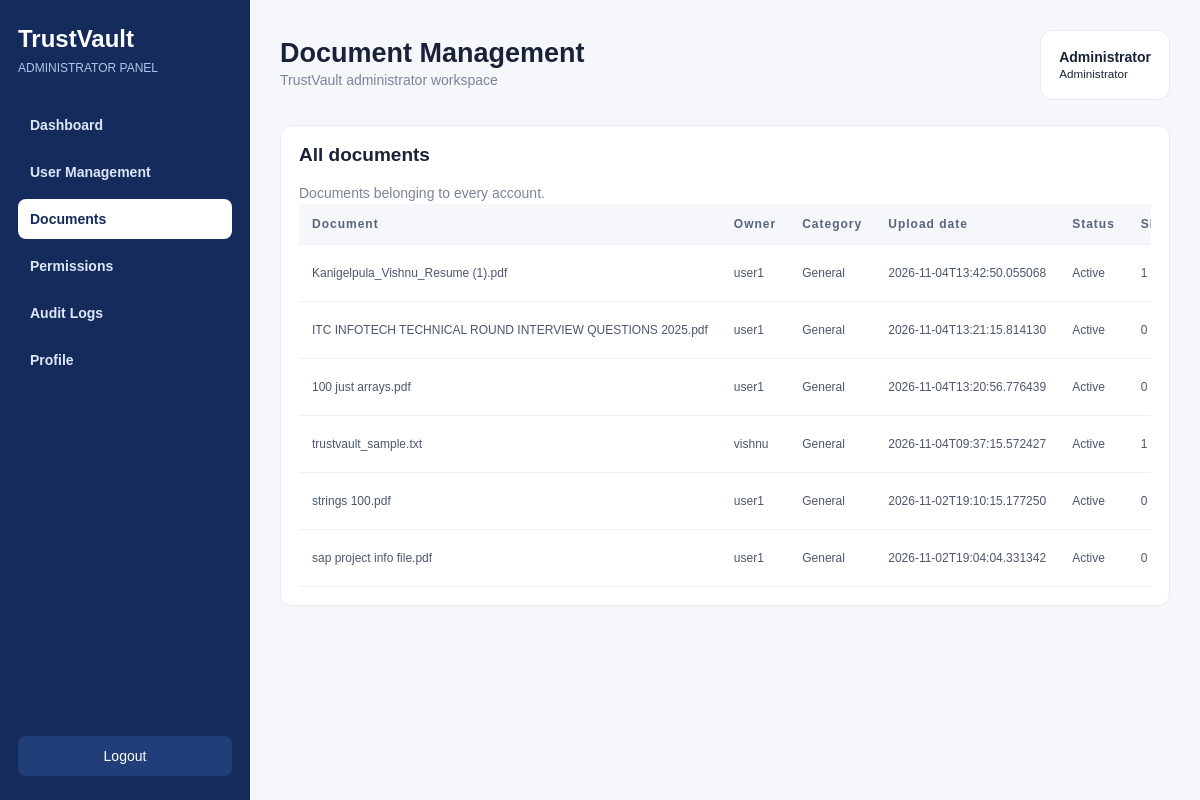
/admin/documents (signed in), run on an earlier commit of the app's database.
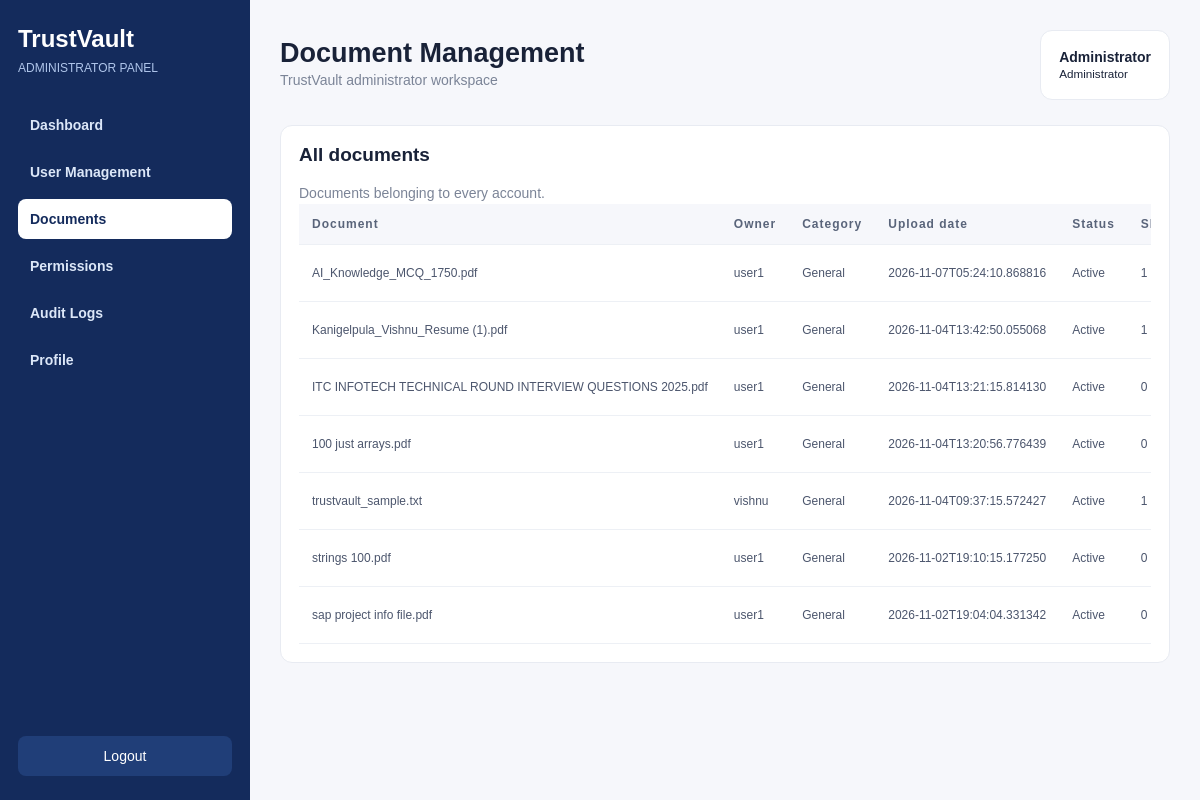
And on a later commit of the database.
### tables this page shows
CREATE TABLE documents (
            id INTEGER PRIMARY KEY AUTOINCREMENT,
            name TEXT NOT NULL,
            owner_username TEXT NOT NULL,
            category TEXT NOT NULL,
            stored_name TEXT NOT NULL,
            uploaded_at TEXT NOT NULL,
            status TEXT NOT NULL DEFAULT "Active"
        );

### backend/app/routes/admin.py (the view)
@router.get("/admin/documents")
def admin_documents(request: Request):
    user = admin_required(request)
    if not user:
        return RedirectResponse("/admin/login", status_code=303)
    documents = rows(
        """
        SELECT
            d.*,
            (
                SELECT COUNT(*)
                FROM permissions p
                WHERE p.document_id = d.id
            ) AS permission_count
        FROM documents d
        ORDER BY d.id DESC
        """
    )
    for document in documents:
        document["owner"] = document["owner_username"]
        document["date"] = document["uploaded_at"]
    return templates.TemplateResponse(
        request=request,
        name="admin_documents.html",
        context={
            "user": user,
            "documents": documents
        }
    )

### frontend/templates/admin_documents.html (shortened to what this page needs)
<!DOCTYPE html>
<html lang="en"><head><meta charset="UTF-8"><meta name="viewport" content="width=device-width,initial-scale=1">
<title>Document Management - TrustVault</title><link rel="stylesheet" href="/static/css/style.css">
</head>
<body><div class="admin-layout"><aside class="admin-sidebar"><div class="admin-brand">TrustVault</div>
<div class="admin-label">ADMINISTRATOR PANEL</div><nav class="admin-nav"><a class="" href="/admin">Dashboard</a>
<a class="" href="/admin/users">User Management</a>
<a class="active" href="/admin/documents">Documents</a>
<a class="" href="/admin/permissions">Permissions</a>
<a class="" href="/admin/audit">Audit Logs</a>
<a class="" href="/admin/profile">Profile</a></nav>
<div class="admin-logout"><a href="/logout">Logout</a></div></aside>
<main class="admin-content"><header class="admin-header"><div><h1>Document Management</h1>
<p class="muted">TrustVault administrator workspace</p></div><div class="admin-user"><b>{{ user.name }}</b><br><small>Administrator</small></div></header>
<section class="admin-panel"><h2>All documents</h2><p class="muted">Documents belonging to every account.</p>
<div class="table-wrap"><table><thead><tr><th>Document</th><th>Owner</th><th>Category</th><th>Upload date</th><th>Status</th><th>Shared access</th><th>Action</th></tr></thead><tbody>
{% for d in documents %}<tr><td>{{ d.name }}</td><td>{{ d.owner }}</td><td>{{ d.category }}</td><td>{{ d.date }}</td><td>{{ d.status }}</td><td>{{ d.permission_count }}</td>
</tr>
{% else %}<tr><td colspan="7">No documents found.</td></tr>{% endfor %}</tbody></table></div></section>
</main></div></body></html>

What changed in the data, as far as the page shows it:
added documents: name "AI_Knowledge_MCQ_1750.pdf", owner "user1", category "General", date "2026-11-07T05:24:10.868816", status "Active", permission_count "1"
